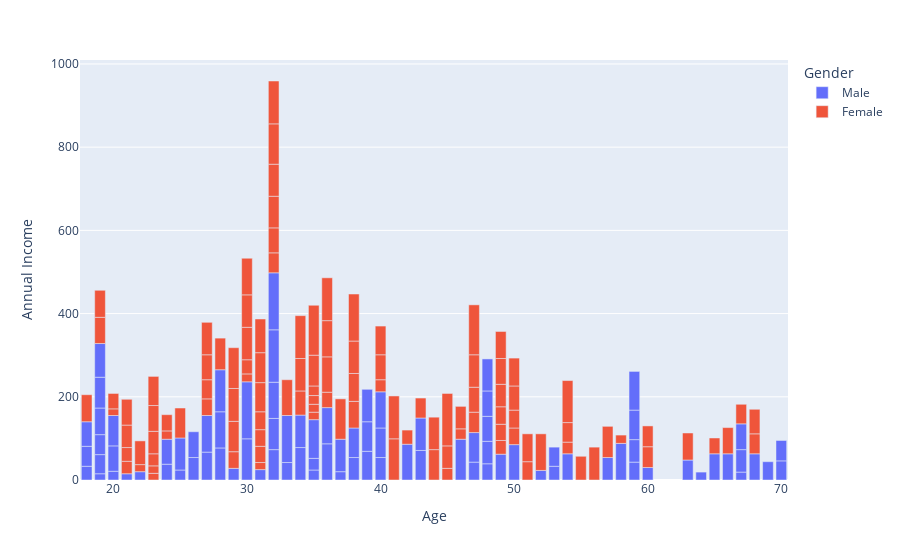

Notebook cell for this chart:
### Code cell
fig = px.bar(
    clean_data, 
    x = 'Age',
    y = 'Annual Income',
    color='Gender',
)
fig.show()

### Figure 1 — Plotly figure (JSON) as saved in the notebook; plotly's stock layout.template omitted (floating-point values rounded to 4 significant figures)
{"data": [{"alignmentgroup": "True", "hovertemplate": "Gender=Male<br>Age=%{x}<br>Annual Income=%{y}<extra></extra>", "legendgroup": "Male", "marker": {"color": "#636efa", "pattern": {"shape": ""}}, "name": "Male", "offsetgroup": "Male", "orientation": "v", "showlegend": true, "textposition": "auto", "type": "bar", "x": [19, 21, 64, 67, 37, 22, 20, 52, 35, 25, 31, 29, 35, 60, 53, 18, 24, 48, 33, 59, 47, 69, 53, 70, 19, 63, 18, 19, 70, 59, 26, 40, 57, 38, 67, 48, 18, 48, 24, 48, 20, 67, 26, 49, 54, 68, 66, 65, 19, 27, 39, 43, 40, 59, 38, 47, 39, 20, 32, 19, 32, 25, 28, 48, 34, 43, 39, 37, 34, 19, 50, 42, 32, 40, 28, 36, 36, 58, 27, 59, 35, 46, 30, 28, 33, 32, 32, 30], "xaxis": "x", "y": [15, 15, 19, 19, 20, 20, 21, 23, 24, 24, 25, 28, 28, 30, 33, 33, 38, 39, 42, 43, 43, 44, 46, 46, 46, 48, 48, 48, 49, 54, 54, 54, 54, 54, 54, 54, 59, 60, 60, 61, 61, 62, 62, 62, 63, 63, 63, 63, 64, 67, 69, 71, 71, 71, 71, 71, 71, 73, 73, 74, 75, 77, 77, 77, 78, 78, 78, 78, 78, 81, 85, 86, 87, 87, 87, 87, 87, 88, 88, 93, 93, 98, 99, 101, 113, 126, 137, 137], "yaxis": "y"}, {"alignmentgroup": "True", "hovertemplate": "Gender=Female<br>Age=%{x}<br>Annual Income=%{y}<extra></extra>", "legendgroup": "Female", "marker": {"color": "#EF553B", "pattern": {"shape": ""}}, "name": "Female", "offsetgroup": "Female", "orientation": "v", "showlegend": true, "textposition": "auto", "type": "bar", "x": [20, 23, 31, 22, 35, 23, 30, 35, 58, 24, 35, 35, 46, 54, 45, 40, 23, 21, 49, 21, 42, 30, 36, 20, 65, 31, 49, 24, 50, 27, 29, 31, 49, 31, 50, 51, 27, 67, 54, 43, 68, 32, 47, 60, 60, 45, 23, 49, 46, 21, 55, 22, 34, 50, 68, 40, 32, 47, 27, 23, 49, 21, 66, 19, 38, 18, 19, 63, 49, 51, 50, 38, 40, 23, 31, 25, 31, 29, 44, 35, 57, 28, 32, 32, 34, 44, 38, 47, 27, 30, 30, 56, 29, 31, 36, 33, 36, 52, 30, 37, 32, 29, 41, 54, 41, 36, 34, 32, 38, 47, 35, 45], "xaxis": "x", "y": [16, 16, 17, 17, 18, 18, 19, 19, 20, 20, 21, 23, 25, 28, 28, 29, 29, 30, 33, 33, 34, 34, 37, 37, 38, 39, 39, 39, 40, 40, 40, 40, 42, 43, 43, 44, 46, 47, 47, 48, 48, 48, 49, 50, 50, 54, 54, 54, 54, 54, 57, 57, 58, 58, 59, 60, 60, 60, 60, 62, 62, 62, 63, 63, 64, 65, 65, 65, 65, 67, 67, 67, 69, 70, 70, 72, 72, 73, 73, 74, 75, 76, 76, 77, 78, 78, 78, 78, 78, 78, 78, 79, 79, 81, 85, 86, 87, 88, 88, 97, 97, 98, 99, 101, 103, 103, 103, 103, 113, 120, 120, 126], "yaxis": "y"}], "layout": {"autosize": true, "barmode": "relative", "legend": {"title": {"text": "Gender"}, "tracegroupgap": 0}, "margin": {"t": 60}, "xaxis": {"anchor": "y", "autorange": true, "domain": [0, 1], "range": [17.5, 70.5], "title": {"text": "Age"}, "type": "linear"}, "yaxis": {"anchor": "x", "autorange": true, "domain": [0, 1], "range": [0, 1009.0], "title": {"text": "Annual Income"}, "type": "linear"}}}
